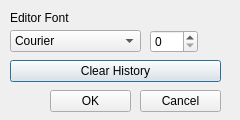
<?xml version="1.0" encoding="UTF-8"?>
<ui version="4.0">
 <class>OptionsForm</class>
 <widget class="QDialog" name="OptionsForm">
  <property name="geometry">
   <rect>
    <x>0</x>
    <y>0</y>
    <width>240</width>
    <height>120</height>
   </rect>
  </property>
  <property name="windowTitle">
   <string>Dialog</string>
  </property>
  <widget class="QPushButton" name="btnClearHistory">
   <property name="geometry">
    <rect>
     <x>10</x>
     <y>60</y>
     <width>211</width>
     <height>22</height>
    </rect>
   </property>
   <property name="text">
    <string>Clear History</string>
   </property>
  </widget>
  <widget class="QFontComboBox" name="fontComboBox">
   <property name="geometry">
    <rect>
     <x>10</x>
     <y>30</y>
     <width>131</width>
     <height>22</height>
    </rect>
   </property>
   <property name="editable">
    <bool>false</bool>
   </property>
   <property name="fontFilters">
    <set>QFontComboBox::MonospacedFonts</set>
   </property>
  </widget>
  <widget class="QSpinBox" name="textFontSize">
   <property name="geometry">
    <rect>
     <x>150</x>
     <y>30</y>
     <width>48</width>
     <height>23</height>
    </rect>
   </property>
  </widget>
  <widget class="QPushButton" name="btnOK">
   <property name="geometry">
    <rect>
     <x>50</x>
     <y>90</y>
     <width>81</width>
     <height>22</height>
    </rect>
   </property>
   <property name="text">
    <string>OK</string>
   </property>
  </widget>
  <widget class="QPushButton" name="btnCancel">
   <property name="geometry">
    <rect>
     <x>140</x>
     <y>90</y>
     <width>81</width>
     <height>22</height>
    </rect>
   </property>
   <property name="text">
    <string>Cancel</string>
   </property>
  </widget>
  <widget class="QLabel" name="label">
   <property name="geometry">
    <rect>
     <x>10</x>
     <y>10</y>
     <width>71</width>
     <height>16</height>
    </rect>
   </property>
   <property name="text">
    <string>Editor Font</string>
   </property>
  </widget>
 </widget>
 <resources/>
 <connections/>
</ui>
